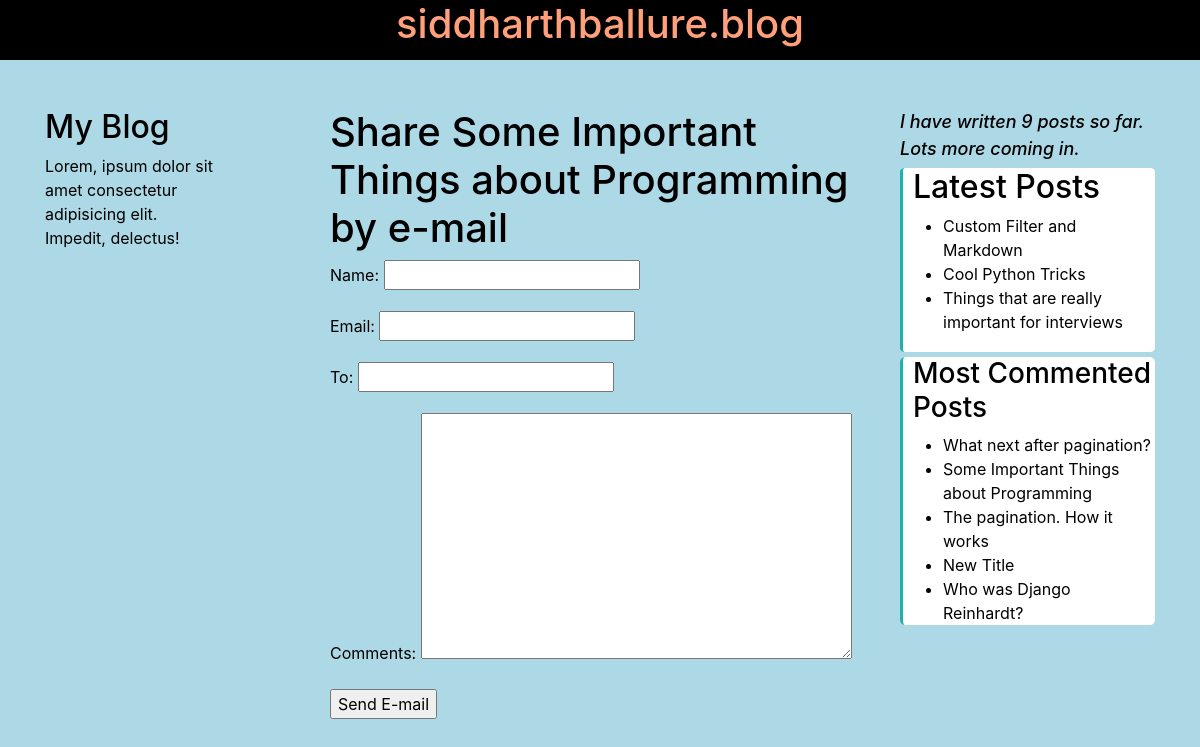
The page /blog/7/share/ on the database its author committed.
### blog/models.py (models this page shows, shortened)
class Post(models.Model):
    STATUS_CHOICES = (
        ('draft', 'Draft'),
        ('published', 'Published'),
    )
    title = models.CharField(max_length=250)
    slug = models.SlugField(max_length=250,
                            unique_for_date='publish')
    author = models.ForeignKey(User,
                                on_delete=models.CASCADE,
                                related_name='blog_posts')
    body = models.TextField()
    publish = models.DateTimeField(default=timezone.now)
    created = models.DateTimeField(auto_now_add=True)
    updated = models.DateTimeField(auto_now=True)
    status = models.CharField(max_length=10,
                              choices=STATUS_CHOICES,
                              default='draft')
    objects = models.Manager() #default manager
    published = PublishedManager() #custom manager
    tags = TaggableManager()
    class Meta:
        ordering = ('-publish',)
    def get_absolute_url(self):
        return reverse('blog:post_detail',
                        args=[self.publish.year,
                              self.publish.month,
                              self.publish.day,
                              self.slug])

### blog/views.py (the view)
# urls.py: path('<int:post_id>/share/', views.post_share, name='post_share'),
def post_share(request, post_id):
    post = get_object_or_404(Post, id=post_id, status='published')
    sent = False
    if request.method == 'POST':
        form = EmailPostForm(request.POST)
        if form.is_valid():
            cd = form.cleaned_data
            post_url = request.build_absolute_uri(
                post.get_absolute_url())
            subject = f"{cd['name']} recommends you read" f'{post.title}'
            message = f"Read {post.title} at {post_url}"\
                      f"{cd['name']}\'s comments: {cd['comments']}"
            send_mail(subject, message, 'sidhrth05@gmail.com', [cd['to']])
            sent = True
    else:
        form = EmailPostForm()
    return render(request, 'blog/post/share.html', {'post':post,
                                                    'form':form,
                                                    'sent':sent})

### blog/forms.py
class EmailPostForm(forms.Form):
    name = forms.CharField(max_length=25)
    email = forms.EmailField()
    to = forms.EmailField()
    comments = forms.CharField(required=False,
                               widget=forms.Textarea)

### blog/models.py (called while the page is built)
    def get_queryset(self):
        return super(PublishedManager, self).get_queryset()\
                                            .filter(status='published')

### blog/templatetags/blog_tags.py (called while the page is built)
@register.simple_tag
def total_posts():
    return Post.published.count()

@register.inclusion_tag('blog/post/latest_posts.html')
def show_latest_posts(count=5):
    latest_posts = Post.published.order_by('-publish')[:count]
    return {'latest_posts':latest_posts}

@register.simple_tag
def get_most_commented_posts(count=5):
    return Post.published.annotate(
        total_comments = Count('comments')
    ).order_by('-total_comments')[:count]

### blog/templates/blog/post/share.html (shortened to what this page needs)
{% extends 'blog/base.html' %}
{% block content %}
    {% if sent %}
        <h1>E-mail successfully sent</h1>
        <p>
            '{{ post.title }}' was successfully sent to {{ form.cleaned_data.to }}.
        </p>
    {% else %}
        <h1>Share {{ post.title }} by e-mail</h1>
        <form method="post">
            {{ form.as_p }}
            <input type="submit" value="Send E-mail">
        </form>
    {% endif %}
{% endblock %}

### blog/templates/blog/base.html (shortened to what this page needs)
{% load blog_tags %}
{% load static %}
<!DOCTYPE html>
<html lang="en">
<head>
    <link rel="stylesheet" href="https://stackpath.bootstrapcdn.com/bootstrap/4.5.2/css/bootstrap.min.css"
>
    <link rel="stylesheet" href="{% static 'css/blog.css' %}">
</head>
<body>
        <div id='head' class='mb-5 pb-1 sticky-top'>
            <h1  class='text-center'>siddharthballure.blog</h1>
        </div>
<div class="container" >
    <div class="row">
        <div id="sidebar"  class="col-sm-2 mt-auto">
            <h2>My Blog</h2>
            <p>Lorem, ipsum dolor sit amet consectetur adipisicing elit. Impedit, delectus!</p>
        </div>
        <div id="content"  class="col col-sm-6" >
            {% block content %}
            {% endblock %}
        </div>
        <div class='col col-sm-3' id='right-sidebar'>
            <p>I have written {% total_posts %} posts so far. Lots more coming in.</p>
            <div id='latest_posts'>
                <h2>Latest Posts</h2>
                {% show_latest_posts 3 %}
            </div>
            <div id='most_commented'>
                <h3>Most Commented Posts</h3>
                {% get_most_commented_posts as most_commented_posts %}
                <ul>
                    {% for post in most_commented_posts %}
                        <li>
                            <a href="{{ post.get_absolute_url }}">
                                {{ post.title }}
                            </a>
                        </li>
                    {% endfor %}
                </ul>
            </div>
        </div>
    </div>
</div>
</body>
</html>

### blog/templates/blog/post/latest_posts.html
<ul>
    {% for post in latest_posts %}
        <li>
            <a href="{{ post.get_absolute_url }}">
                {{ post.title }}
            </a>
        </li>
    {% endfor %}
</ul>

### blog/static/css/blog.css (style rules this page uses)
html { scroll-behavior: smooth; }
body { background:lightblue; color: black; }
#head { background: black; color: lightsalmon; }
#sidebar { position: fixed; margin-top: 100px; padding-left: -10px; }
#content { margin-left: auto; }
a { color: black; }
#right-sidebar { margin-bottom: auto; border-radius: 2%; }
#right-sidebar { position: -webkit-sticky; position: sticky; top: -35px; }
#right-sidebar > p { font-style: italic; font-size: large; font-weight: 500; color: black; }
ul>li { list-style-type: disc; }
#latest_posts { background-color: rgb(255, 255, 255); border-radius: 2%; padding-right: 2px; padding-left: 10px; padding-bottom: 2px; margin-bottom: 5px; padding-top: -10px; margin-top: -10px; border-left: 3px solid lightseagreen; }
#latest_posts>ul { padding-left: 30px; }
#most_commented { background-color: rgb(255, 255, 255); border-radius: 2%; padding-left: 10px; border-left: 3px solid lightseagreen; }
#most_commented >ul { padding-left: 30px; }

### rows shown on the page
Post: title "Some Important Things about Programming"
Post: title "Custom Filter and Markdown"
Post: title "Cool Python Tricks"
Post: title "Things that are really important for interviews"
Post: title "What next after pagination?"
Post: title "The pagination. How it works"
Post: title "New Title"
Post: title "Who was Django Reinhardt?"
